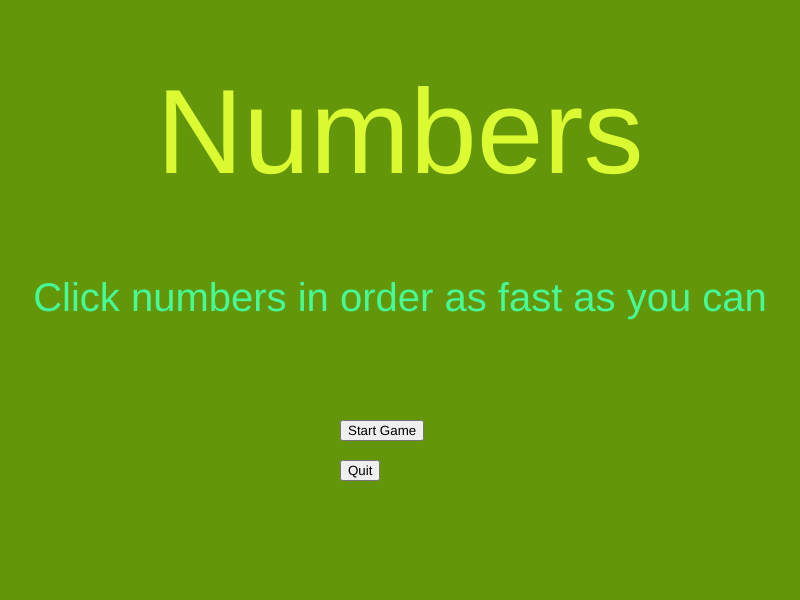
Frame 1 (no input)
Frame 60 (no input): identical to frame 1, image omitted
Frame 120 (the mouse pressed at the canvas centre since frame 60): identical to frame 1, image omitted

The p5.js sketch that drew this single still picture (run headless with seeded random() and noise() and a simulated clock; from frame 60 on, the mouse is pressed at the canvas centre):

// p5.js sketch
// ── sketch.js
let level = 1;
let circles = [];
let startTime, bestTime;
let clicked = 0;
let gameComplete = false;
let totalTime;
let inMenu = true;

function setup() {
  createCanvas(800, 600);
  showMenu();
}

//The whole game picture, with numbers to click and timeer display.
function draw() {
  if (!inMenu) {
    background(255);
    if (!gameComplete) {
      for (let circle of circles) {
        fill(circle.col);
        ellipse(circle.x, circle.y, 50, 50);
        fill(0);
        textAlign(CENTER, CENTER);
        text(circle.num, circle.x, circle.y);
      }

      fill(0);
      textSize(32);
      text(`Level: ${level}`, 70, 30);
      let currentTime = startTime - millis();
      text(`Timer: ${(currentTime / 1000).toFixed(2)}s`, 100, 70);

      if (startTime == 0) {
        textSize(75);
        text('Time Up!', width / 2, height / 2);
        noLoop();
      }
    } else {
      textSize(32);
      text(`Total Time: ${(totalTime / 1000).toFixed(2)}s`, width / 2, height / 2 - 35);
    }
  }
}

//Menu at the start, button are having issues however, need fix.
function showMenu() {
  inMenu = true;
  background(100, 150, 10);
  fill(220, 250, 50);
  textSize(120);
  textAlign(CENTER, CENTER);
  text('Numbers', width / 2, height / 2 - 160);
  
  fill(70, 250, 150);
  textSize(40);
  text('Click numbers in order as fast as you can', width / 2, height / 2);
  createButton('Start Game').position(width / 2 - 60, height / 2 + 120).mousePressed(startGame);
  createButton('Quit').position(width / 2 - 60, height / 2 + 160).mousePressed(quitGame);
}

function startGame() {
  level = 1;
  inMenu = false;
  resetGame();
}

function quitGame() {
  noLoop();
  background(255);
  textSize(50);
  textAlign(CENTER, CENTER);
  fill(0);
  text('Goodbye!', width / 2, height / 2);
}

function mousePressed() {
  if (!inMenu && !gameComplete) {
    for (let i = circles.length - 1; i >= 0; i--) {
      let d = dist(mouseX, mouseY, circles[i].x, circles[i].y);
      if (d < 25 && circles[i].num == clicked + 1) {
        clicked++;
        circles.splice(i, 1);
        if (clicked == level * (level == 1 ? 5 : level == 2 ? 7 : 12)) {
          totalTime = millis() - startTime;
          if (!bestTime || totalTime < bestTime) {
            bestTime = totalTime;
          }
          gameComplete = true;
          showButtons();
        }
        break;
      }
    }
  }
}

function showButtons() {
  createButton('Next Level').position(width / 2 - 60, height / 2 + 20).mousePressed(nextLevel);
  createButton('Reset Game').position(width / 2 + 40, height / 2 + 20).mousePressed(resetGame);
}

function nextLevel() {
  level++;
  resetGame();
}

//Next level and and there should be 5.
function resetGame() {
  circles = [];
  for (let i = 1; i <= (level == 1 ? 5 : level == 2 ? 7 : 12); i++) {
    circles.push({
      x: random(50, width - 50),
      y: random(50, height - 50),
      col: color(random(255), random(255), random(255)),
      num: i
    });
  }
  clicked = 0;
  startTime = 20000;
  gameComplete = false;
  loop();
}
